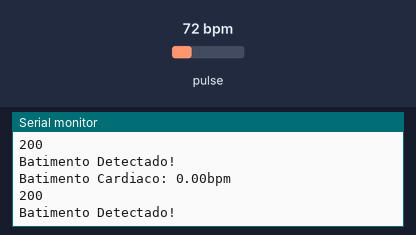
The sketch below on a simulated ESP32. On the bench: the last lines printed to the serial monitor. The test bench sets the inputs (shaded band); at power-on: pulse 72 bpm. WiFi joins after 1.5 s; servers stay silent unless stated; uploads are accepted with an empty reply.

Above: at 4.2 s.
4.3 s: pulse set to 42 bpm
At 4.3 s:
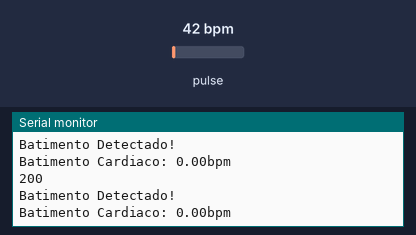
5.8 s: pulse set to 70 bpm
At 6.9 s:
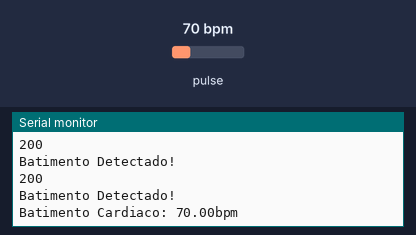

Measured:
- after the input at 5.8 s, the serial monitor: prints a new line after 0.53 s (image 2)

The sketch:

main.ino
```cpp
#include <WiFi.h>
#include <HTTPClient.h>
#include <Wire.h>
#include "MAX30100_PulseOximeter.h"

#define REPORTING_PERIOD_MS 1000
#define URI "http://jsonplaceholder.typicode.com/posts"

IPAddress ip;

uint32_t tsLastReport = 0;

const char* ssid = "Sai da minha rede";
const char* password = "Denise01Felipe02Gabi03";

int bpm = 0;

PulseOximeter pox;
HTTPClient http;

void onBeatDetected() {
  // For bpm, a value of 0 means "invalid"
  bpm = pox.getHeartRate();
  if (WiFi.status() == WL_CONNECTED) {
    http.begin(URI);
    http.addHeader("Content-Type", "text/plain");
    int httpStatusCode = http.POST("POSTING from ESP32");
    if (httpStatusCode > 0) {
      String response = http.getString();
      Serial.println(httpStatusCode);
      Serial.println(response);
    } else {
      Serial.print("Error on sending POST: ");
      Serial.println(httpStatusCode);
    }
    http.end();
  } else {
    Serial.println("Erro na conexão WiFi...");
  }
  Serial.println("Batimento Detectado!");
}

void setup() {
  Serial.begin(115200);
  Serial.print("Inicializando sensor de pulso...");
  // Initialize the PulseOximeter instance
  // Failures are generally due to an improper I2C wiring, missing power supply
  // or wrong target chip
  if (!pox.begin()) {
    Serial.println("FALHOU!!");
    for (;;); // loop infinito estranho
  } else {
    Serial.println("SUCESSO...");
  }

  WiFi.begin(ssid, password);

  while (WiFi.status() != WL_CONNECTED) {
    delay(3000);
    Serial.println("CONECTANDO AO WIFI...");
  }

  Serial.println("CONECTADO A REDE WIFI!!");
  // The default current for the IR LED is 50mA and it could be changed
  //   by uncommenting the following line. Check MAX30100_Registers.h for all the
  //   available options.
  // pox.setIRLedCurrent(MAX30100_LED_CURR_7_6MA);
  pox.setOnBeatDetectedCallback(onBeatDetected);

  ip = WiFi.localIP();
  Serial.println(ip);
}

void loop()
{
  // Make sure to call update as fast as possible
  pox.update();

  // Asynchronously dump heart rate and oxidation levels to the serial
  // For both, a value of 0 means "invalid"
  if (millis() - tsLastReport > REPORTING_PERIOD_MS)
  {
    Serial.print("Batimento Cardiaco: ");
    Serial.print(pox.getHeartRate());
    Serial.print("bpm\n");
    tsLastReport = millis();
  }
 //delay(2000);
}
```
